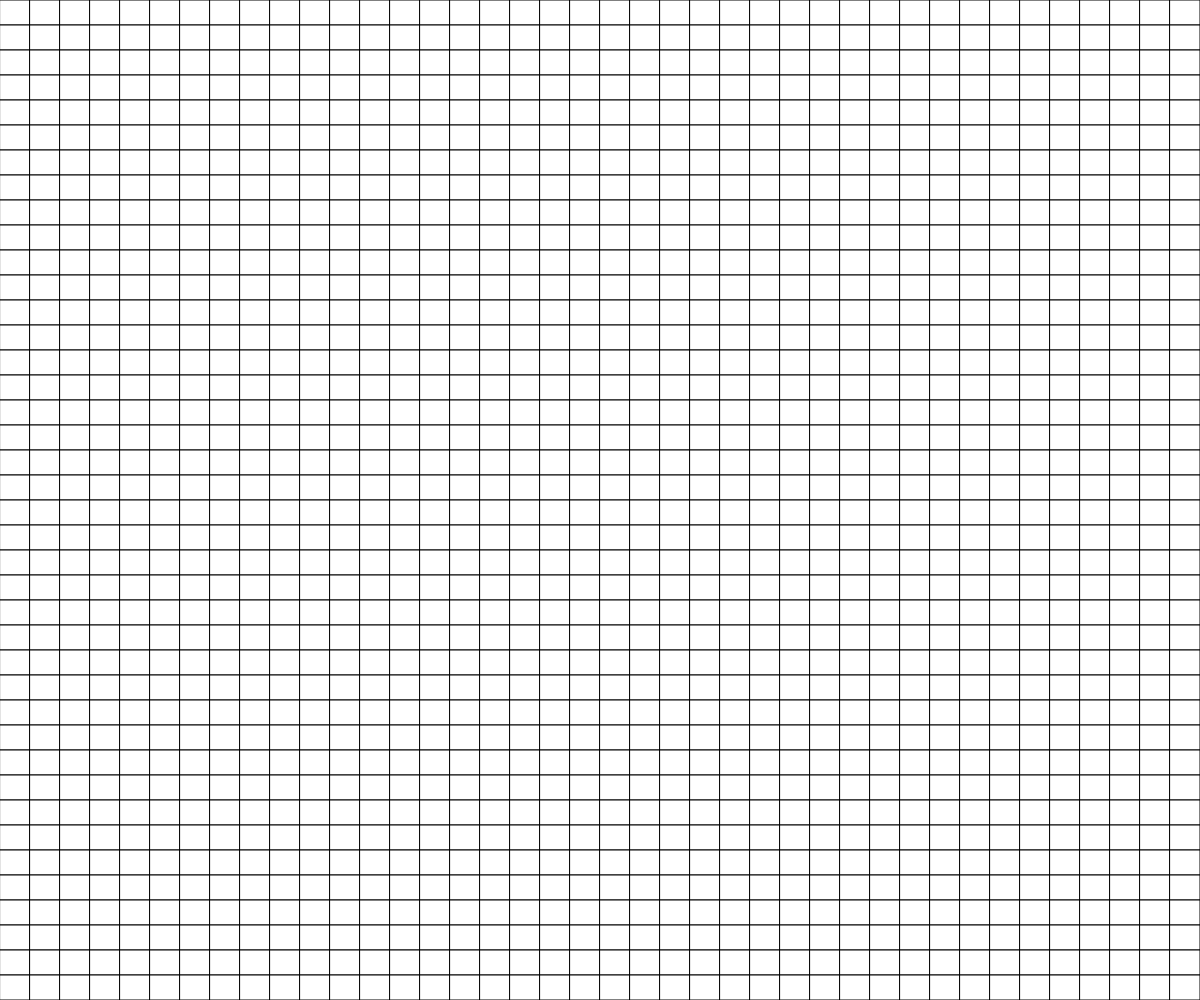
Frame 1 (no input)
Frame 60 (no input): identical to frame 1, image omitted
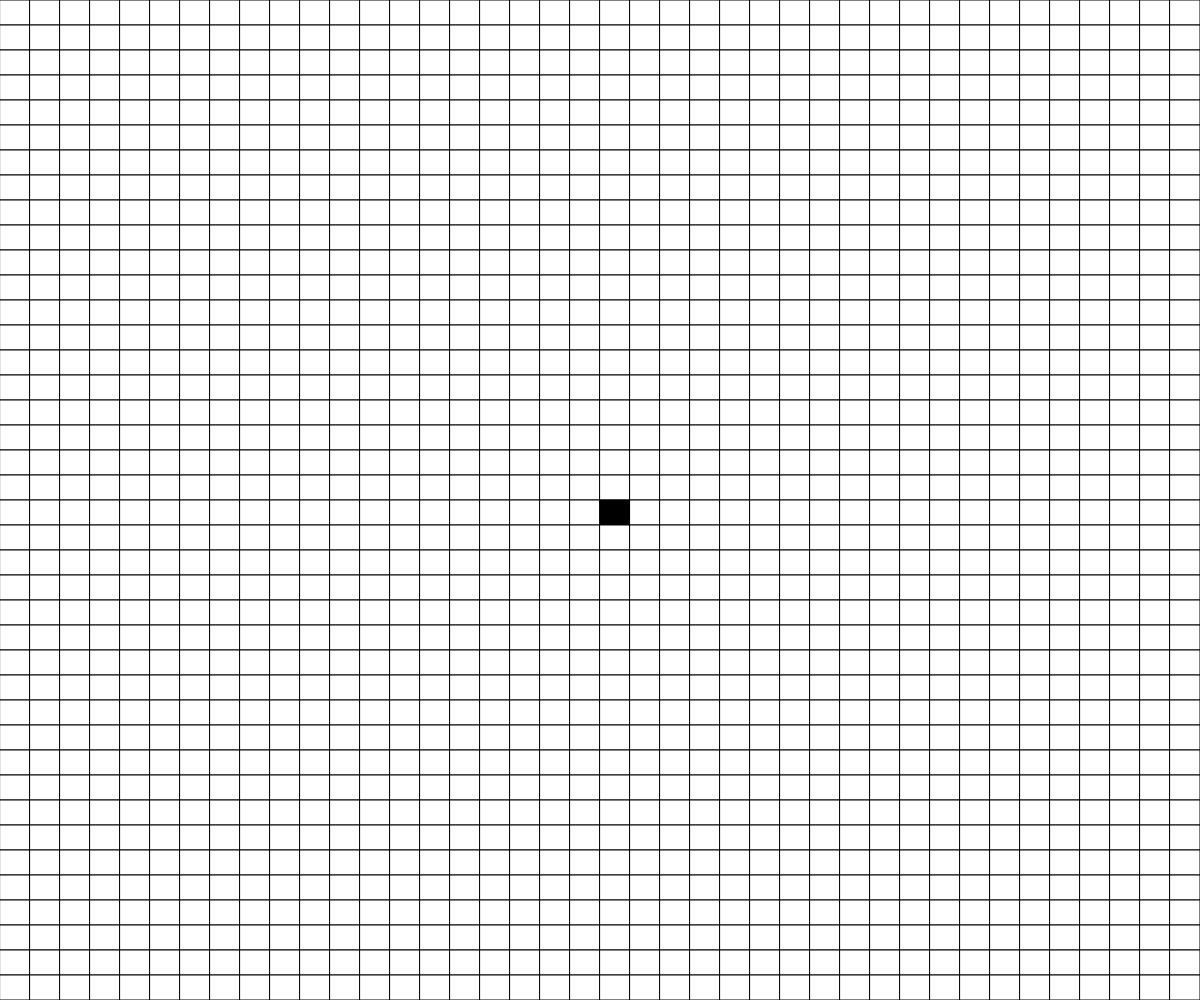
Frame 120 (the mouse pressed at the canvas centre since frame 60)

The p5.js sketch that drew these frames (run headless with seeded random() and noise() and a simulated clock; from frame 60 on, the mouse is pressed at the canvas centre):

// p5.js sketch
// ── sketch.js
// Grid Neighbours

const GRIDSIZE = 40;
let grid, rows, cols, cellWidth, cellHeight;
// let bgMusic;
let clickSound;
let autoTurn = false;
let gosper;


function setup() {
  createCanvas(windowWidth, windowHeight);
  // bgMusic.loop();
  grid = createEmptyGrid(GRIDSIZE, GRIDSIZE);
  rows = grid.length;
  cols = grid[0].length;
  cellWidth = width/cols;
  cellHeight = height/rows;
}

function draw() {
  background(220);
  autoTurnIfRequired();
  displayGrid();
}

function autoTurnIfRequired() {
  if (autoTurn && frameCount % 10 === 0) {
    updateBoard();
  }
}

function mousePressed() {
  
  let x = Math.floor(mouseX / cellWidth);
  let y = Math.floor(mouseY / cellHeight);

  toggleCell(x, y);
}

function toggleCell(x, y) {
  //check that the coordinates are in the array
  if (x >= 0 && x < cols && y >= 0 && y < rows) {
    if (grid[y][x] === 1) {
      grid[y][x] = 0;
    }
    else if (grid[y][x] === 0) {
      grid[y][x] = 1;
    }
  }
}


function displayGrid() {
  for (let y=0; y<rows; y++) {
    for (let x=0; x<cols; x++) {
      if (grid[y][x] === 0) {
        fill("white");
      }
      if (grid[y][x] === 1) {
        fill("black");
      }
      rect(x*cellWidth, y*cellHeight, cellWidth, cellHeight);
    }
  }
}

function createEmptyGrid(cols, rows) {
  let empty = [];
  for (let y=0; y<rows; y++) {
    empty.push([]);
    for (let x=0; x<cols; x++) {
      empty[y].push(0);
    }
  }
  return empty;
}

function createRandomGrid(cols, rows) {
  let empty = [];
  for (let y=0; y<rows; y++) {
    empty.push([]);
    for (let x=0; x<cols; x++) {
      if (random(100) < 50) {
        empty[y].push(0);
      }
      else {
        empty[y].push(1);
      }
    }
  }
  return empty;
}

function keyPressed() {
  if (key === " ") {
    updateBoard();
  }
  else if (key === "c") {
    setup();
  }
  else if (key === "r") {
    grid = createRandomGrid(cols, rows);
  }
  else if (key === "a") {
    autoTurn = !autoTurn;
  }
  else if (key === "g") {
    grid = gosper;
  }
}

function updateBoard() {
  let nextTurn = createEmptyGrid(cols, rows);

  //loop through current grid
  for (let y=0; y<rows; y++) {
    for (let x=0; x<cols; x++) {
      let neighbours = 0;

      //look at cells in a 3x3 grid around current cell
      for (let i=-1; i<=1; i++) {
        for (let j=-1; j<=1; j++) {
          //avoid falling off edge of array
          if (x+i >= 0 && x+i < cols && y+j >=0 && y+j < rows) {
            neighbours += grid[y+j][x+i];
          }
        }
      }

      //remove self from neighbour count
      neighbours -= grid[y][x];

      //apply rules
      if (grid[y][x] === 0) { //currently dead
        if (neighbours === 3) {
          nextTurn[y][x] = 1;
        }
        else {
          nextTurn[y][x] = 0;
        }
      }

      if (grid[y][x] === 1) { //currently alive
        if (neighbours === 2 || neighbours === 3) {
          nextTurn[y][x] = 1;
        }
        else {
          nextTurn[y][x] = 0;
        }
      }
    }
  }

  grid = nextTurn;
}
